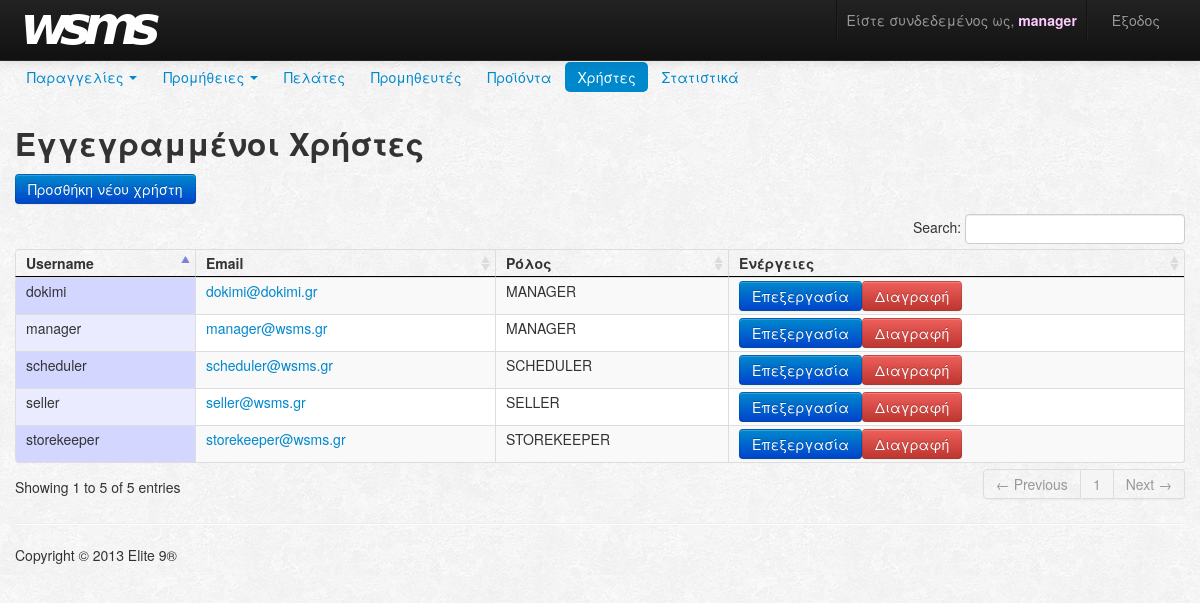
Screenshot of /users/index (signed in) with the database file from the repository.
### tables this page shows
CREATE TABLE IF NOT EXISTS `user` (
  `idUser` int(11) NOT NULL AUTO_INCREMENT,
  `username` varchar(45) NOT NULL,
  `password` varchar(45) NOT NULL,
  `email` varchar(45) NOT NULL,
  `role` enum('MANAGER','SELLER','SCHEDULER','STOREKEEPER') NOT NULL,
  PRIMARY KEY (`idUser`),
  UNIQUE KEY `username_UNIQUE` (`username`)
);

### index.php (called while the page is built, shortened)
<?php
$app = new Router();

### Models/entities/User.php (called while the page is built, shortened)
<?php
class User
{
    private $idUser;
    private $username;
    private $email;
    private $role;
    public function __construct($username, $password, $email, $role, $idUser)
    {
		$this->username = $username;
		$this->email = $email;
		$this->idUser = $idUser;
		$this->role = $role;
    }
    public function __get($param)
    {
	switch ($param)
	{
	    case "idUser":
		return $this->idUser;
	    case "username":
		return $this->username;
	    case "email":
		return $this->email;
	    case "role":
		return $this->role;
	}
    }
}

### Models/UserModel.php (called while the page is built, shortened)
<?php
require_once("entities/User.php");
class UserModel extends Model
{
    public static function getUsers()
    {
        $pdo = Connector::getPDO();
        try
        {
            $stmt = $pdo->prepare("SELECT * FROM user");
            $stmt->execute();
            $usersColumns = $stmt->fetchAll();
            $userObjArray = array();
            foreach ($usersColumns as $userCol)
            {
                $userObjArray[] =  new User($userCol['username'],
                                            $userCol['password'],
                                            $userCol['email'],
                                            $userCol['role'],
                                            $userCol['idUser']);
            }
            return $userObjArray;
        }
        catch(PDOException $e)
        {
        	throw $e;
        }
    }
}

### Views/users/index.php (the view, shortened to what this page needs)
<?php
  require_once 'Views/navbars/navbar.php';
?>
<div class="container">
<h2>
  	Εγγεγραμμένοι Χρήστες
</h2>
<p>
  <a href="<?php echo USERS . "/adduser"; ?>"><button class="btn btn-primary" type="button" >Προσθήκη νέου χρήστη</button></a>
</p>
<table cellpadding="0" cellspacing="0" border="0" class="table table-striped table-bordered" id="users_table" width="100%">
<thead>
<tr>
	<th><strong>Username</strong></th>
	<th><strong>Email</strong></th>
	<th><strong>Ρόλος</strong></th>
	<th><strong>Ενέργειες</strong></th>
</tr>
</thead>
<tbody>
<?php
	if (!empty($data)) {
		foreach ($data as &$value) {
			echo "<tr>";
			echo "<td>" . $value->username . "</td>";
			echo "<td><a href=\"mailto:" . $value->email . "\">" . $value->email . "</a></td>";
			echo "<td>" . $value->role . "</td>";
			echo "<td>" . "<a href=\"" . USERS . "/edituser?id=" . $value->idUser . "\">" . "<button class=\"btn btn-primary\" type=\"button\" >Επεξεργασία</button></a>";
			echo "<a href=\"" . USERS . "/deleteuser?id=" . $value->idUser . "\">" . "<button class=\"btn btn-danger\" type=\"button\" >Διαγραφή</button></td></a>";
			echo "</tr>";
		}
	}
?>
</tbody>
</table>
</div>

### rows the page displays
user: username "manager", email "manager@wsms.gr", role "MANAGER"
user: username "seller", email "seller@wsms.gr", role "SELLER"
user: username "scheduler", email "scheduler@wsms.gr", role "SCHEDULER"
user: username "storekeeper", email "storekeeper@wsms.gr", role "STOREKEEPER"
user: username "dokimi", email "dokimi@dokimi.gr", role "MANAGER"

### other values shown
$_SESSION['username'] "manager"
